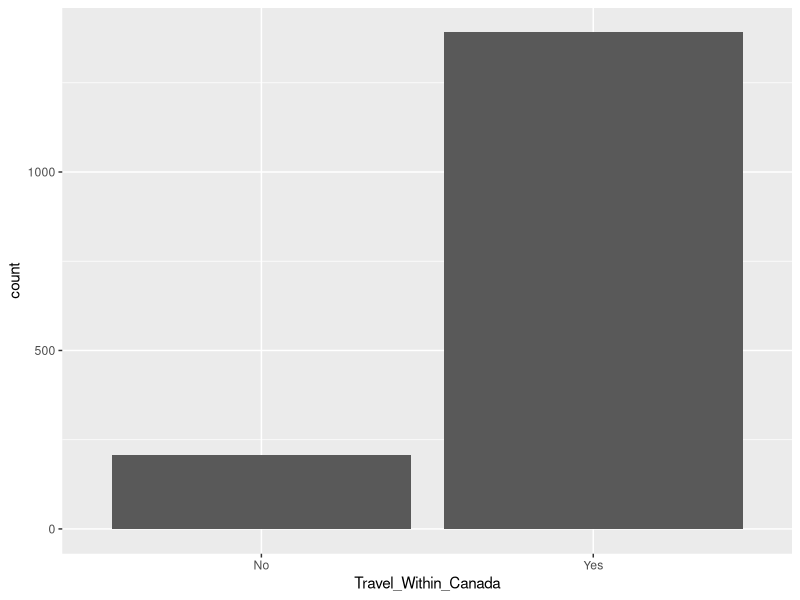
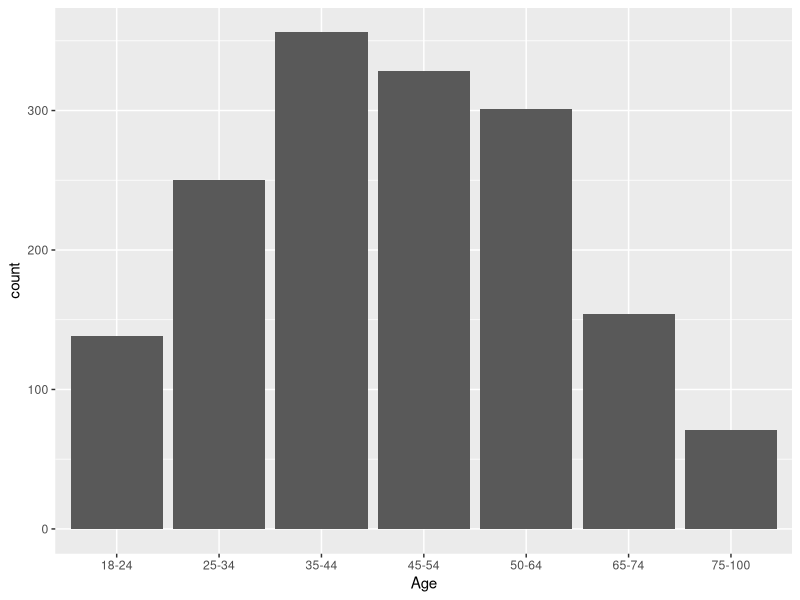
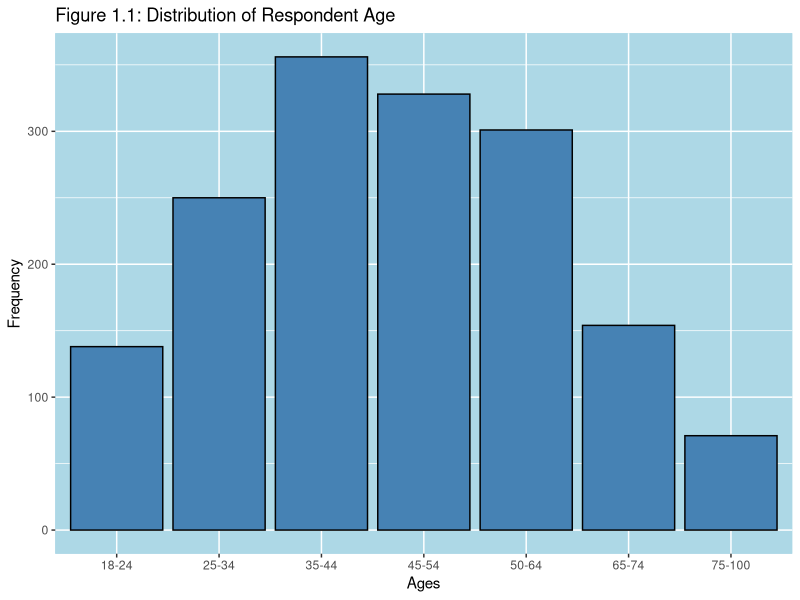
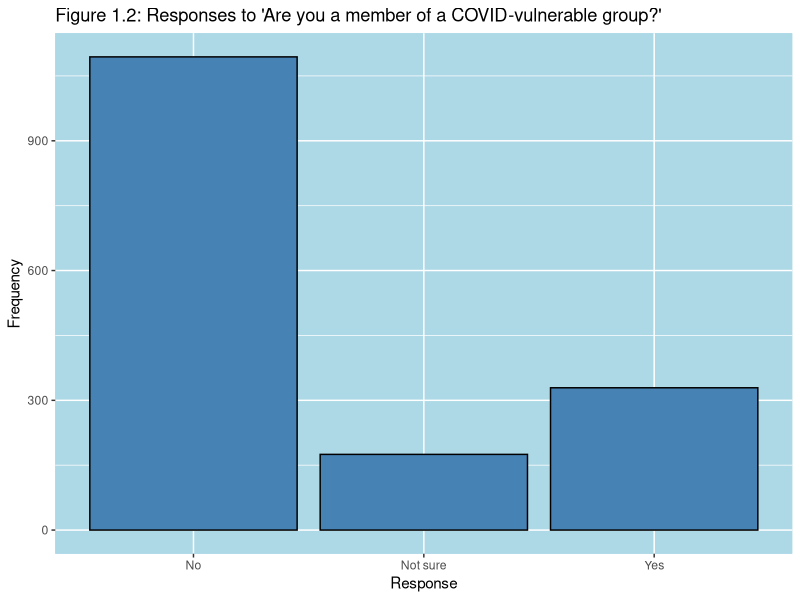
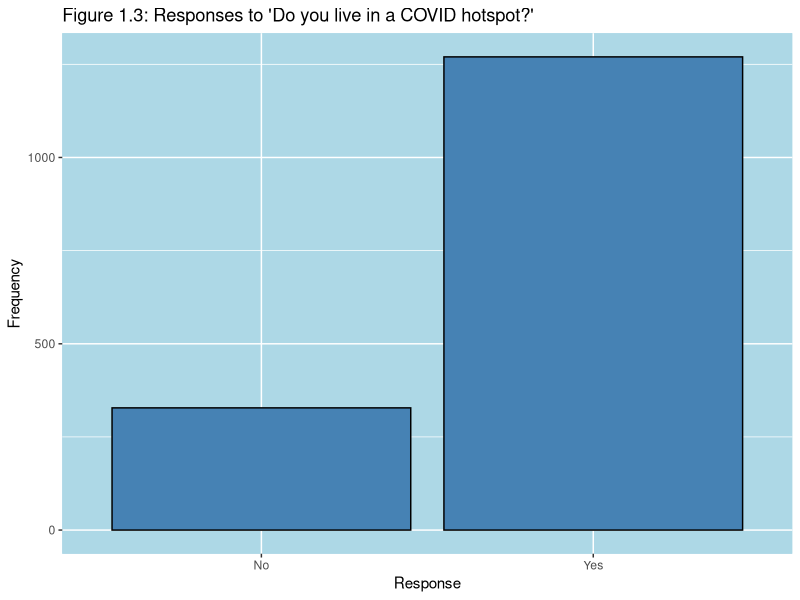
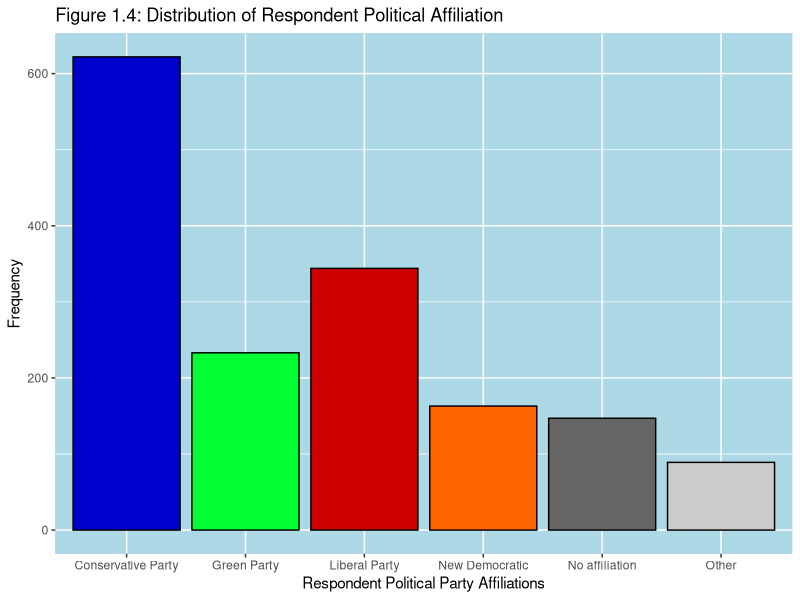
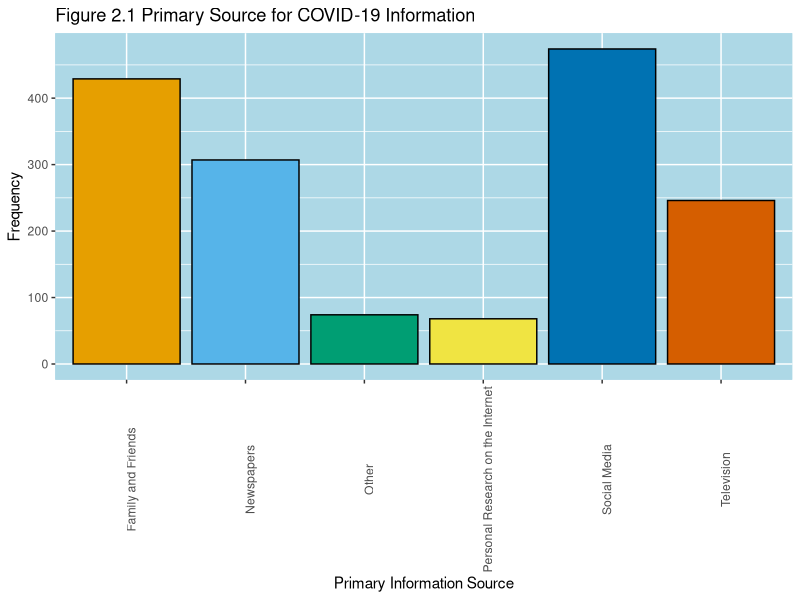
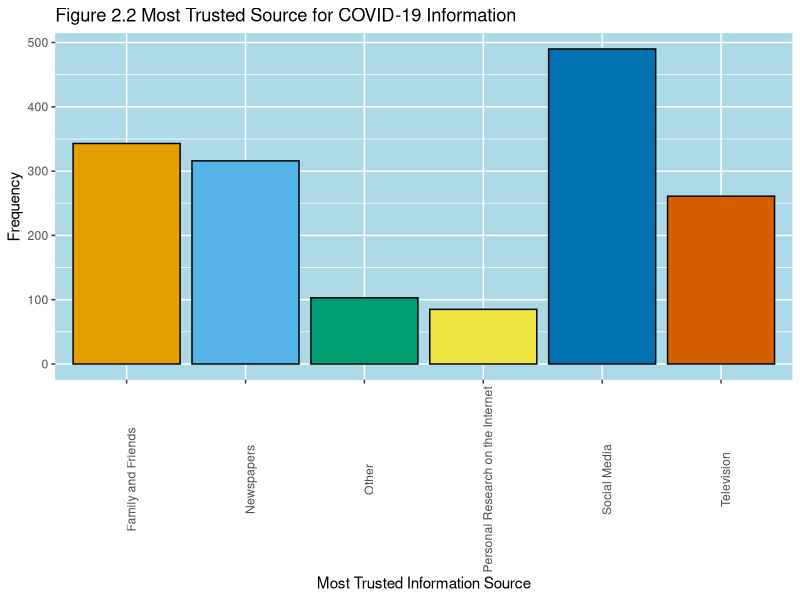

Here is the R script that generated these plots, in order: (Note: this script raises an error after producing the figures.)
## ---- chunk 1
knitr::opts_chunk$set(echo = TRUE)
library(tidyverse)
## ---- chunk 2
#Simulating data
#We can always change the prob to fit our report
set.seed(666)

# Number of respondents to our survey
sample_size = 1598

#What is your age?
my_data <- tibble(
  Age  = sample(x = c("18-24", "25-34", "35-44", "45-54", "50-64", "65-74", "75-100"), size = sample_size, replace = TRUE, prob = c(0.1, 0.159, 0.25, 0.22, .2, 0.1, 0.05)),
  
#Are you a member of a vulnerable population?
  Vulnerable_Population = sample(x = c("Yes", "No", "Not sure"), size = sample_size, replace = TRUE, prob = c(0.2, 0.7, 0.1)),
  
  #Do you live in one of the following administrative/metropolitan regions
  Living = sample(x = c("Yes", "No"),  size = sample_size, replace = TRUE, prob = c(0.8, 0.2)),
  
  Political_Party = sample(x = c("Conservative Party",
                                 "Liberal Party",
                                 "New Democratic",
                                 "Green Party",
                                 "No affiliation", "Other"),
                           size = sample_size, replace = TRUE, 
                           prob = c(0.4, 0.20, 0.105, 0.15, 0.1, 0.05)),

  Primary_Source = sample(x = c("Social Media", "Television", "Newspapers", "Personal Research on the Internet", "Family and Friends", "Other"), size = sample_size, replace = TRUE, prob = c(0.3, 0.15, 0.2, 0.05, 0.25, 0.05)),

  Trustworthy_Source = sample(x = c("Social Media", "Television", "Newspapers", "Personal Research on the Internet", "Family and Friends", "Other"), size = sample_size, replace = TRUE, prob = c(0.3, 0.15, 0.2, 0.05, 0.25, 0.05)),
  
  Knowledgeable = sample(c(1:5), size = sample_size, replace = TRUE, prob = c(0.25, 0.15, 0.1, 0.2, 0.3)),
  
  Trust_Conservative_Party = sample(x = c("Yes", "No", "Maybe"), size = sample_size, replace = TRUE, prob = c(0.6, 0.3, 0.1)),
  
  Trust_Doug_Ford = sample(x = c("Yes", "No", "Maybe"), size = sample_size, replace = TRUE, prob = c(0.5, 0.4, 0.1)),
  
  Mask_Frequency = sample(x = c("Always", "Most of the time", "Sometimes", "Rarely", "Never"), size = sample_size, replace = TRUE, prob = c(0.25, 0.3, 0.2, 0.15, 0.1)),
  
  Social_Bubble = sample(x = c("Yes", "No"), size = sample_size, replace = TRUE, prob = c(0.7066, 0.2934)),
  
  Follow_Regulation = sample(x = c("Yes, I follow all store requirements",
                                   "Mostly",
                                   "Only ones I think will be enforced",
                                   "None"),
                             size = sample_size, replace = TRUE, 
                           prob = c(0.25, 0.25, 0.25, 0.25)),
  
  Visit_non_essentials = rpois(sample_size, 3),
  
  Travel_Within_Canada = sample(x = c("Yes", "No"), size = sample_size, replace = TRUE, prob = c(0.8674, 0.1326)), 
  
  Travel_Out_Of_Canada = sample(x = c("Yes", "No"), size = sample_size, replace = TRUE, prob = c(0.98743, 0.01257))
)
## ---- chunk 3


my_data %>% 
  ggplot(aes(x = Travel_Within_Canada)) +
  geom_bar()

my_data %>% 
  ggplot(aes(x=Age))+
  geom_bar()

## ---- chunk 4

#Graphs

#Distribution of Respondent Age Graph
my_data %>% 
  ggplot(aes(x = Age)) +
  geom_bar(colour ="black", fill="steelblue") +
  labs(x = "Ages",
       y = "Frequency",
       title = "Figure 1.1: Distribution of Respondent Age") +
  theme(panel.background = element_rect(fill = "lightblue",
                                colour = "lightblue",
                                size = 0.5, linetype = "solid"))

## ---- chunk 5

#Distribution of Vulnerable Populations
my_data %>% 
  ggplot(aes(x = Vulnerable_Population)) +
  geom_bar(colour ="black", fill="steelblue") +
  labs(x = "Response",
       y = "Frequency",
       title = "Figure 1.2: Responses to 'Are you a member of a COVID-vulnerable group?'") +
  theme(panel.background = element_rect(fill = "lightblue",
                                colour = "lightblue",
                                size = 0.5, linetype = "solid"))

## ---- chunk 6

#Distribution of Living in COVID Hotspots
my_data %>% 
  ggplot(aes(x = Living)) +
  geom_bar(colour ="black", fill="steelblue") +
  labs(x = "Response",
       y = "Frequency",
       title = "Figure 1.3: Responses to 'Do you live in a COVID hotspot?'") +
  theme(panel.background = element_rect(fill = "lightblue",
                                colour = "lightblue",
                                size = 0.5, linetype = "solid"))
## ---- chunk 7
# Colour palette

partyPalette <- c("#0000CC", "#00FF33", "#CC0000", "#FF6600", "#666666", "#CCCCCC")

#Distribution of Political Affiliation
my_data %>% 
  ggplot(aes(x = Political_Party)) +
  geom_bar(colour ="black", fill=partyPalette) +
  labs(x = "Respondent Political Party Affiliations",
       y = "Frequency",
       title = "Figure 1.4: Distribution of Respondent Political Affiliation") +
  theme(panel.background = element_rect(fill = "lightblue",
                                colour = "lightblue",
                                size = 0.5, linetype = "solid"))
## ---- chunk 8
# Colour palette

cbPalette <- c("#E69F00", "#56B4E9", "#009E73", "#F0E442", "#0072B2", "#D55E00")

#Distribution of Primary Sources
my_data %>% 
  ggplot(aes(x = Primary_Source)) +
  geom_bar(colour ="black", fill=cbPalette) +
  labs(x = "Primary Information Source",
       y = "Frequency",
       title = "Figure 2.1 Primary Source for COVID-19 Information") +
  theme(axis.text.x=element_text(angle=90), 
        panel.background = element_rect(fill = "lightblue",
                                colour = "lightblue",
                                size = 0.5, linetype = "solid"))

## ---- chunk 9

#Distribution of Most Trusted source
my_data %>% 
  ggplot(aes(x = Trustworthy_Source)) +
  geom_bar(colour ="black", fill=cbPalette) +
  labs(x = "Most Trusted Information Source",
       y = "Frequency",
       title = "Figure 2.2 Most Trusted Source for COVID-19 Information") +
  theme(axis.text.x=element_text(angle=90), 
        panel.background = element_rect(fill = "lightblue",
                                colour = "lightblue",
                                size = 0.5, linetype = "solid"))


## ---- chunk 10

#Distribution of Confidence
my_data %>% 
  ggplot(aes(x = Knowledgeable)) +
  geom_bar(colour ="black", fill="steelblue") +
  labs(x = "Confidence",
       y = "Frequency",
       title = "Figure 2.3: Respondent Knowledgeability Levels in COVID-19 Awareness") +
  theme(panel.background = element_rect(fill = "lightblue",
                                colour = "lightblue",
                                size = 0.5, linetype = "solid"))
## ---- chunk 11
#Trust in Conservative Party
my_data %>% 
  ggplot(aes(x = Trust_Conservative_Party)) +
  geom_bar(colour ="black", fill="steelblue") +
  labs(x = "Response",
       y = "Frequency",
       title = "Figure 2.4: 'Do you trust the OPC to handle the COVID-19 response?'") +
  theme(panel.background = element_rect(fill = "lightblue",
                                colour = "lightblue",
                                size = 0.5, linetype = "solid"))
## ---- chunk 12

#Trust in Doug Ford
my_data %>% 
  ggplot(aes(x = Trust_Doug_Ford)) +
  geom_bar(colour ="black", fill="steelblue") +
  labs(x = "Response",
       y = "Frequency",
       title = "Figure 2.5: Do you trust Doug Ford to handle the COVID-19 response?'") +
  theme(panel.background = element_rect(fill = "lightblue",
                                colour = "lightblue",
                                size = 0.5, linetype = "solid"))

## ---- chunk 13
#Mask adherance rate
my_data %>% 
  ggplot(aes(x = Mask_Frequency)) +
  geom_bar(colour ="black", fill="steelblue") +
  labs(x = "Response",
       y = "Frequency",
       title = "Figure 3.1: 'How often do you wear a mask?'") +
  theme(panel.background = element_rect(fill = "lightblue",
                                colour = "lightblue",
                                size = 0.5, linetype = "solid"))
## ---- chunk 14
#Social bubble adherence
my_data %>% 
  ggplot(aes(x = Social_Bubble)) +
  geom_bar(colour ="black", fill="steelblue") +
  labs(x = "Response",
       y = "Frequency",
       title = "Figure 3.2: 'Do you adhere to a social bubble/circle?'") +
  theme(panel.background = element_rect(fill = "lightblue",
                                colour = "lightblue",
                                size = 0.5, linetype = "solid"))

## ---- chunk 15
#Private establishment rule adherence
my_data %>% 
  ggplot(aes(x = Follow_Regulation)) +
  geom_bar(colour ="black", fill="steelblue") +
  labs(x = "Response",
       y = "Frequency",
       title = "Figure 3.3: 'Do you adhere to all social-distancing/hygiene rules when visiting private establishments?'") +
  theme(axis.text.x=element_text(angle=90), panel.background = element_rect(fill = "lightblue",
                                colour = "lightblue",
                                size = 0.5, linetype = "solid"))
## ---- chunk 16
#Social bubble adherence
my_data %>% 
  ggplot(aes(x = Social_Bubble)) +
  geom_bar(colour ="black", fill="steelblue") +
  labs(x = "Response",
       y = "Frequency",
       title = "Figure 3.4: 'How often do you'") +
  theme(panel.background = element_rect(fill = "lightblue",
                                colour = "lightblue",
                                size = 0.5, linetype = "solid"))

## ---- chunk 17
#Travel within Canada



## ---- chunk 18
knitr::include_graphics("Surveyquestions1.png")
knitr::include_graphics("Surveyquestions2.png")
knitr::include_graphics("Surveyquestions3.png")
knitr::include_graphics("Surveyquestions4.png")
knitr::include_graphics("Surveyquestions5.png")
knitr::include_graphics("Surveyquestions6.png")
knitr::include_graphics("Surveyquestions7.png")
